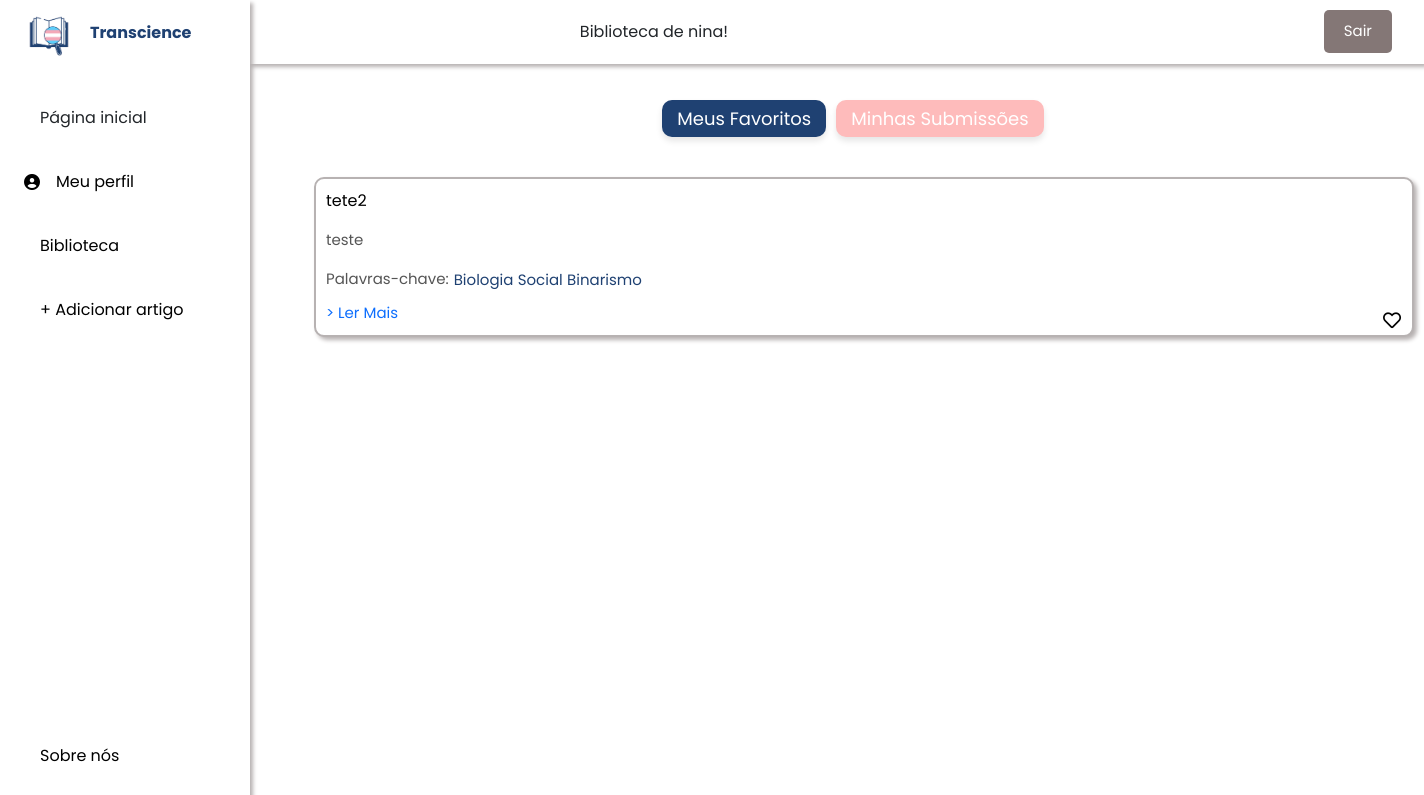
Page /biblioteca/minha_biblioteca/ (signed in) on the earlier database version.
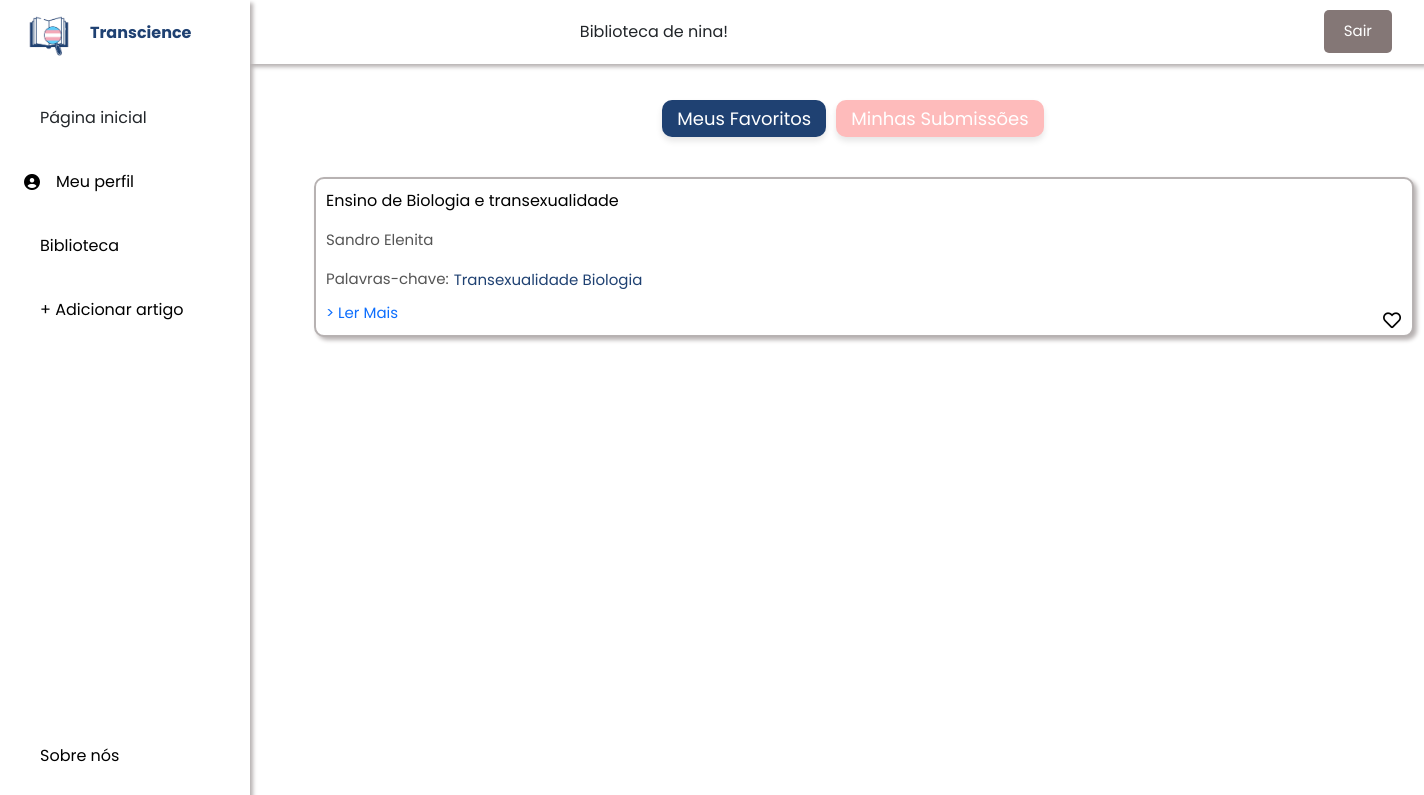
Same page on the later database version.
### biblioteca/models.py (models this page shows, shortened)
class Favorito(models.Model):
    usuario = models.ForeignKey(User, on_delete=models.CASCADE)
    artigo = models.ForeignKey(Artigo, on_delete=models.CASCADE)
    data_favorito = models.DateField(auto_now_add=True)

class Artigo(models.Model):
    titulo = models.CharField(max_length=200)
    link = models.CharField(max_length=255)
    autor = models.CharField(max_length=255)
    relevancia_id = models.ForeignKey(Relevancia, on_delete=models.CASCADE)
    ano_id = models.ForeignKey(Ano, on_delete=models.CASCADE)
    palavras_chave = models.ManyToManyField(PalavraChave, related_name='artigos')
    usuario = models.ManyToManyField(User, related_name='artigos')

class PalavraChave(models.Model):
    nome = models.CharField(max_length=100)
    def __str__(self):
        return self.nome

### biblioteca/views.py (the view)
# urls.py: path("minha_biblioteca/", views.ArtigoListView.as_view(), name="minha_biblioteca"),
class ArtigoListView(LoginRequiredMixin, generic.ListView):
    model = Artigo
    template_name = 'biblioteca/minha_biblioteca.html'
    context_object_name = 'artigos'
    def get_queryset(self):
        return Artigo.objects.filter(usuario=self.request.user)

### biblioteca/models.py (called while the page is built)
    def __str__(self):
        return self.descricao

### biblioteca/templates/biblioteca/minha_biblioteca.html (shortened to what the changed rows need)
{% load static %}
<link rel="stylesheet" href="{% static 'css/bootstrap.min.css' %}">
<link rel="stylesheet" href="{% static 'fa/css/all.min.css' %}">
<link rel="stylesheet" href="{% static 'biblioteca/style.css' %}">
<link href="fontawesome/css/all.css" rel="stylesheet">
<link rel="stylesheet" href="https://use.fontawesome.com/releases/v5.0.7/css/all.css">
<head>
</head>
<body id="body-pd">
<div class="content-container">
    <div class="content-container">
        <div id="favoritos" style="display: block;">
            <ul>
                {% for favorito in user.favorito_set.all %}
                    <li class="artigo-item" style="position: relative; padding-bottom: 30px;">
                        <a class="titulo-artigo" style="color: black;">
                            {{ favorito.artigo.titulo }}
                        </a>
                        <form action="{% url 'favoritar_artigo' favorito.artigo.id %}" method="post" class="favorite-form" id="favorite-form-{{ favorito.artigo.id }}">
                            <button type="submit" class="favorite-button" style="border: none; background: none; position: absolute; bottom: 5px; right: 5px;" id="favorite-btn-{{ favorito.artigo.id }}" onclick="toggleFavorite(event, {{ favorito.artigo.id }})">
                                <i class="far fa-heart" id="heart-{{ favorito.artigo.id }}" style="font-size: 18px;"></i>
                            </button>
                        </form>
                        <p class="texto-menor" style="margin-top: 3px;">{{ favorito.artigo.autor }}
                        <div style="display: flex; align-items: center; margin-top: 10px;">
                            <a class="texto-menor">Palavras-chave:</a>
                            <div class="palavras-chave-container" style="margin-left: 5px;">
                                {% for palavra_chave in favorito.artigo.palavras_chave.all %}
                                    <span class="texto-menor" style="color: #1F4172;">{{ palavra_chave }}</span>
                                {% endfor %}
                            </div>
                        </div>
                        <p class="texto-menor" style="margin-top: 10px;">
                            <a href="{{ favorito.artigo.link }}" target="_blank">> Ler Mais</a>
                        </p>
                    </li>
                {% empty %}
                    <p>Você ainda não favoritou nenhum artigo.</p>
                {% endfor %}
            </ul>
        </div>

Differences in the rows shown:
removed Favorito: artigo.titulo "tete2", artigo.autor "teste", PalavraChave (nome "Biologia")
no longer on this page (row unchanged): PalavraChave: nome "Social", shown under "tete2"
no longer on this page (row unchanged): PalavraChave: nome "Binarismo", shown under "tete2"
added Favorito: artigo.titulo "Ensino de Biologia e transexualidade", artigo.autor "Sandro Elenita", PalavraChave (nome "Biologia")
now on this page (row unchanged): PalavraChave: nome "Transexualidade", shown under "Ensino de Biologia e transexualidade"
